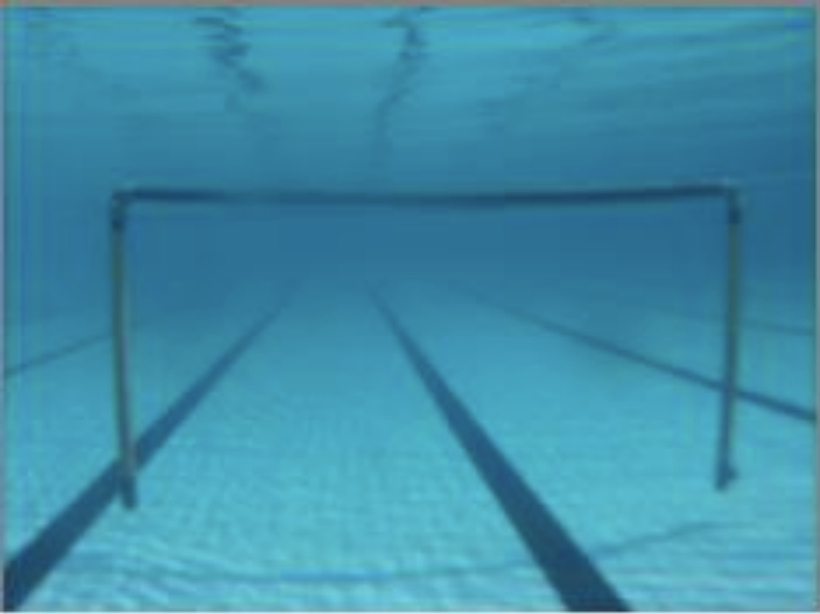
#> input picture 56798152-extract-ROI-with-mask/1.png, 820 x 614 px
$ python extract_ROI_with_mask.py
#> lines starting #> are read from the running program, lines starting #| are printed output that depends on the picture; after the words box and inside, x2 and y2 are one past the last pixel; in counts of white or black regions, pixels touching at a corner belong together
import cv2
import numpy as np

# Load in image and create copy
image = cv2.imread('1.png')
#> image is the input picture: shape (614, 820, 3); mean B, G, R 168.4, 142.1, 64.2
original = image.copy()

# Gaussian blur and extract blue channel
blur = cv2.GaussianBlur(image, (3,3), 0)
blue = blur[:,:,0]
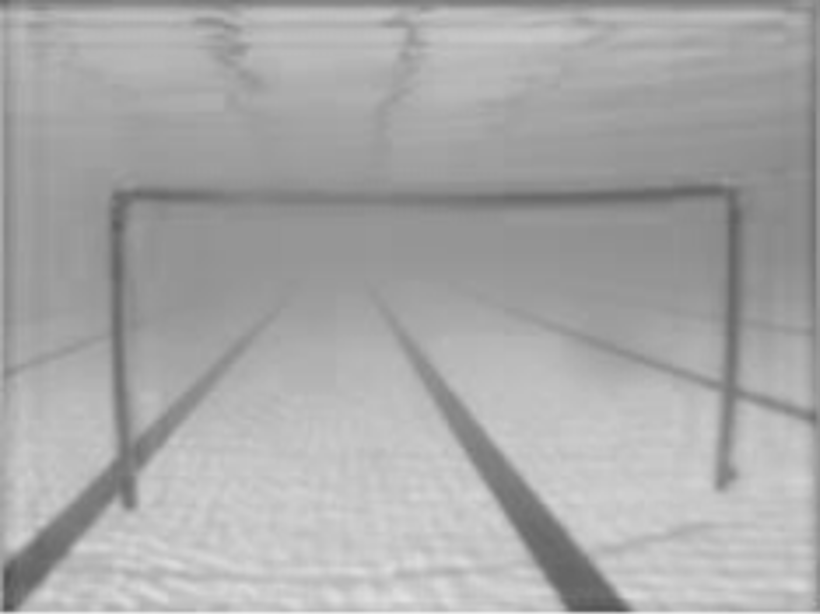
#> blue: shape (614, 820); min 82, max 236, mean 168.5

# Threshold image and erode to isolate gate contour
thresh = cv2.threshold(blue,135, 255, cv2.THRESH_BINARY_INV)[1]
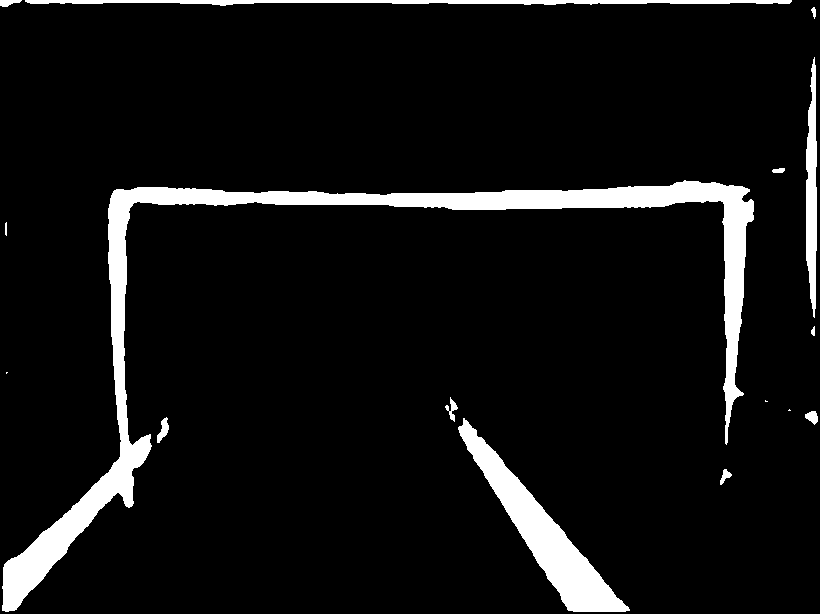
#> thresh: shape (614, 820); 7.3% white; 16 white regions (3 under 20 px), largest, box (x1, y1, x2, y2) and area: (2, 180, 754, 612) 23402, (458, 418, 630, 612) 7556, (25, 0, 792, 6) 2790
kernel = cv2.getStructuringElement(cv2.MORPH_RECT, (3,3))
erode = cv2.erode(thresh, kernel, iterations=4)
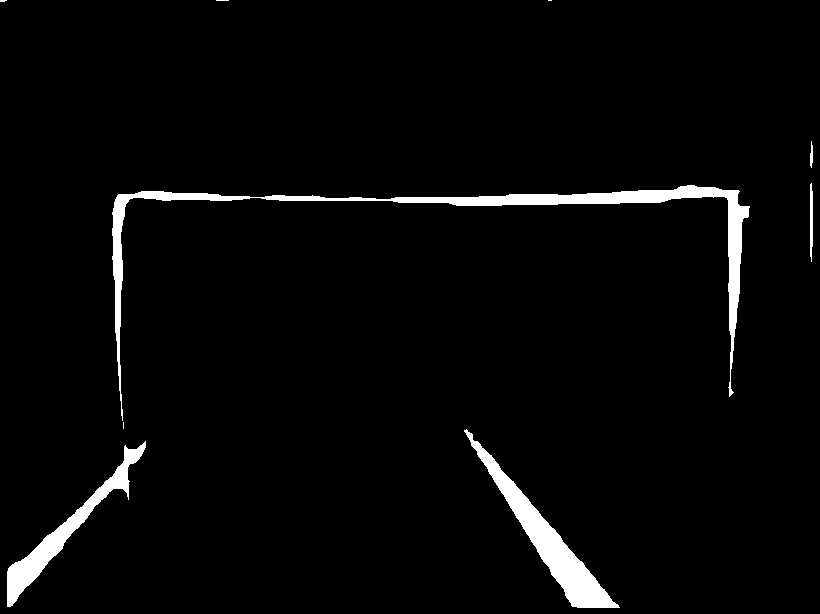
#> erode: shape (614, 820); 3.2% white; 9 white regions (4 under 20 px)

# Create a mask and find contours
mask = np.zeros(original.shape, dtype=np.uint8)
cnts = cv2.findContours(erode, cv2.RETR_EXTERNAL, cv2.CHAIN_APPROX_SIMPLE)
#> cnts = 9 contours, 4 with area under 20; largest, box (x1, y1, x2, y2) and area: (112, 185, 750, 421) 6834, (464, 429, 620, 608) 4530, (7, 441, 146, 607) 3082, (810, 183, 813, 262) 129, (810, 141, 813, 168) 31
cnts = cnts[0] if len(cnts) == 2 else cnts[1]

# Filter for gate contour using area and draw onto mask
for c in cnts:
    area = cv2.contourArea(c)
    if area > 6000:
        cv2.drawContours(mask, [c], -1, (255,255,255), 2)
#> this loop made 9 passes
#> area on passes 1, 2, 4, 5, 6: 3082, 4530, 6834.5, 129, 31
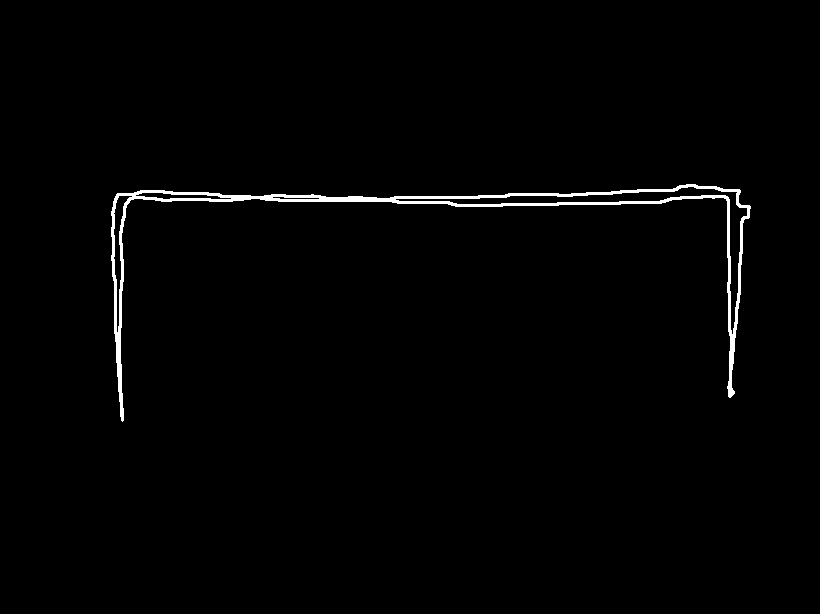
#> mask: shape (614, 820, 3); 1.2% white; 1 white region, box (x1, y1, x2, y2) and area: (111, 184, 751, 422) 6144

# Dilate to restore contour and mask it with original image
dilate = cv2.dilate(mask, kernel, iterations=7)
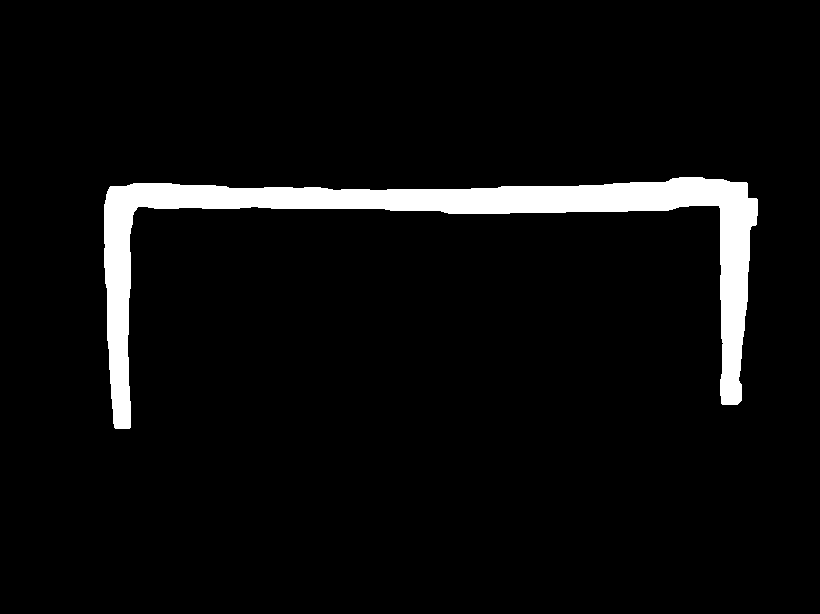
#> dilate: shape (614, 820, 3); 5.2% white; 1 white region, box (x1, y1, x2, y2) and area: (104, 177, 758, 429) 25944
result = cv2.bitwise_and(original, dilate)
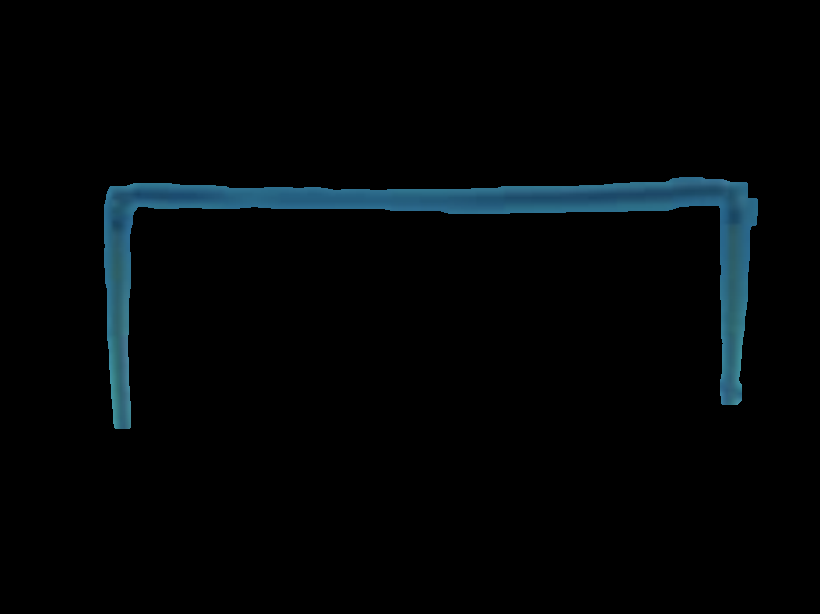
#> result: shape (614, 820, 3); mean B, G, R 6.6, 5.2, 2.2

cv2.imshow('thresh', thresh)
cv2.imshow('erode', erode)
cv2.imshow('mask', mask)
cv2.imshow('dilate', dilate)
cv2.imshow('result', result)
cv2.waitKey()
